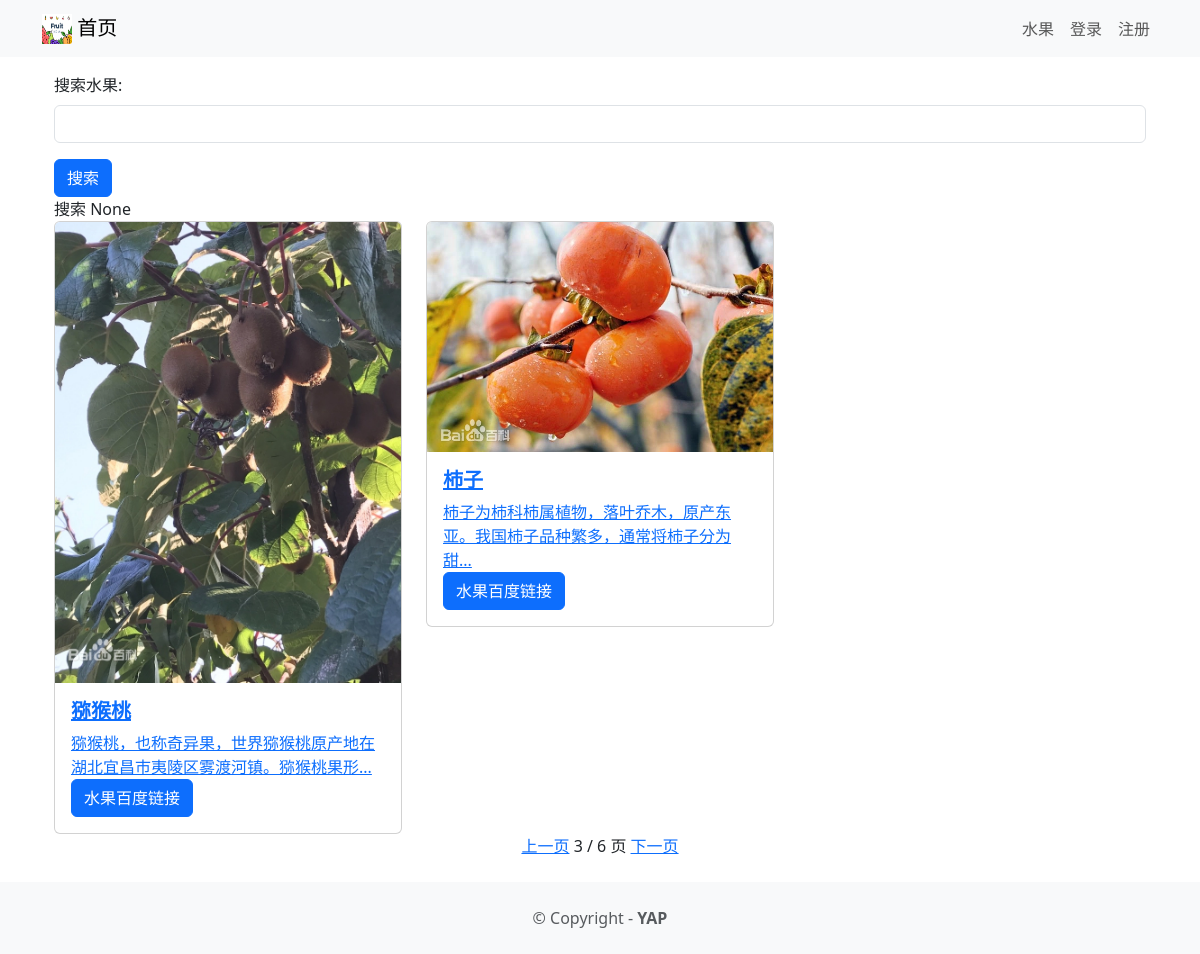
Page /foodhome?page=3 on the committed database.
### food/models.py (models this page shows, shortened)
class Food(models.Model) :
    title = models.CharField(max_length=100,verbose_name='水果名')
    description = models.CharField(max_length=250,verbose_name='水果简介')
    image = models.ImageField(upload_to='food/images/',verbose_name='水果海报')
    url = models.URLField(blank=True,verbose_name='水果链接')
    class Meta:
        verbose_name='水果'
        verbose_name_plural='水果'

### food/views.py (the view)
# urls.py: path('foodhome',views.foodhome,name='foodhome'),
def foodhome(request):
    searchTerm=request.GET.get('searchFood')
    if searchTerm:
        food_list=Food.objects.filter(title__contains=searchTerm)
    else:
        food_list=Food.objects.all()
    paginator=Paginator(food_list,2)
    page_number=request.GET.get('page',1)
    foods=paginator.page(page_number)
    return render(request,'foodhome.html',{'searchTerm':searchTerm,'foods':foods})

### food/templates/foodhome.html
{% extends 'base.html' %}
{% block content %}
<div class="container">
    <form action="">
        <div class="mb-3">
            <label class="form-label">搜索水果:</label>
            <input type="text" class="form-control" name="searchFood">
        </div>
        <button type="submit" class="btn btn-primary">搜索</button>
    </form>
    搜索 {{searchTerm}}
    <div class="row row-cols-1 row-cols-md-3 g-4">
        {% for food in foods %}
        <div v-for="food in foods" class="col">
            <div class="card">
                <img class="card-img-top" src="{{ food.image.url }}"/>
                <div class="card-body">
                    <a href="{%url 'fooddetail' food.id %}">
                    <h5 class="card-title fw-bold">{{food.title}}</h5>
                    <p class="card-text">{{ food.description|truncatechars:40}}</p>
                    {% if food.url %}
                    <a href="{{ food.url }}" class="btn btn-primary">水果百度链接</a>
                     {% endif %}
                </div>
            </div>
        </div>
        {% endfor %}
</div>
</div>
<div class="d-flex justify-content-center align-items-center">
    {% include "pagination.html" with page=foods %}
</div>
{% endblock content %}

### rows in the picture
Food: image (picture), title "猕猴桃", description "猕猴桃，也称奇异果，世界猕猴桃原产地在湖北宜昌市夷陵区雾渡河镇。猕猴桃果形..."
Food: image (picture), title "柿子", description "柿子为柿科柿属植物，落叶乔木，原产东亚。我国柿子品种繁多，通常将柿子分为甜..."

### other values in the picture
{{ searchTerm }} "None"
{{ page.number }} "3"
{{ page.paginator.num_pages }} "6"
